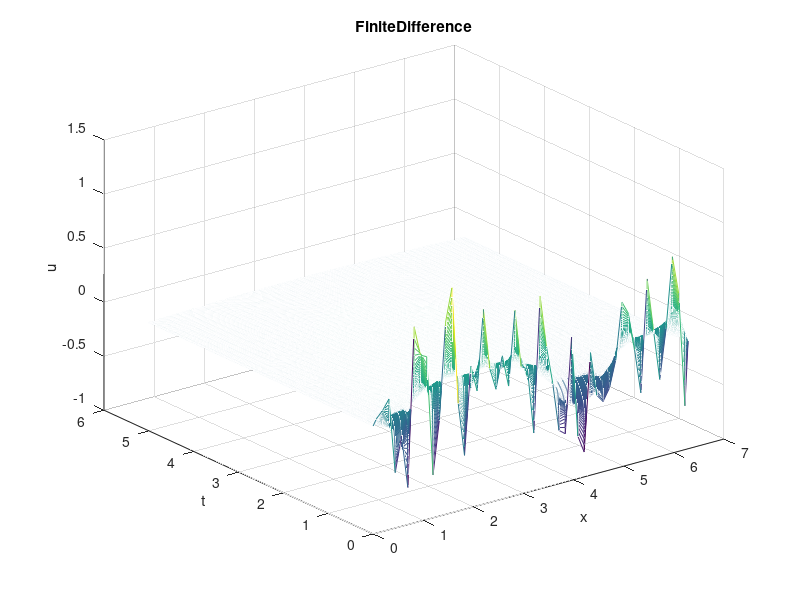

The MATLAB source for this figure: (Note: this script raises an error after producing the figure.)
%% Allen-Cahn and Heat Equations with Dirichlet (Zero) Boundary conditions.
clf;
clc;
clear all;
figures_so_far = 1;

%addpath('./mole_MATLAB/');

%% Settings %%%%
N = 50; % number of grid points

explicit = true;
allen_cahn = false;

%% Shared problem parameters

%% Heat Equation
coeff = (1/.15).^2;  %Coefficient needed for Allen-Cahn PDE.
alpha = 1.0; % thermal diffusivity.

%% X Domain
a = 0;
b = 2*pi;
dx = (b-a)/N;
dx2 = dx/2;

%% X discretization
X = [a (a+dx2):dx:(b-dx2) b]'; % solution domain is u(0) to u(N)

% Initial Condition
u0= 1.2*(rand(size(X))-1*rand(size(X)));
%% u0 = 0.15*(1*0+sin(3*2*3.14/(b-a) * X));

u0(1) = 0;
u0(end) = 0;

% Time Domain
t0 = 0;
tf = 5.0;
dt = (dx2^2)/(4*alpha); % Von Neumann Stability Criterion
T = [t0:dt:(ceil(tf/dt)*dt)];

%plot_frequency = (tf/dt)/N;
plot_frequency = 2; % for watching time evolution
plot_frequency = 1;

% Implicit "Standard" Finite Differences Approach
finiteDifference = zeros(length(T), length(X)); % to store solutions

% Time discretization
t = t0;
timesteps = 1;

% Initial Condition
u = u0(2:end-1);
unew = u0(2:end-1);
finiteDifference(1,:) = u0;

%% Finite Difference Operator Matrix
%% N
v = alpha*dt/dx^2;
a0 = v*ones(N, 1);
a1 = -2*v*ones(N, 1);
A = spdiags([a0 a1 a0], [-1 0 1], N, N);

%% Use Saulo's non-uniform spacing scheme at boundaries
%% Now we have removed the two endpoints, however we must still change the
%% coefficients near the boundaries at x=a+dx/2 (corresponds to index 1)
%% and x=b-dx/2 (corresponds to index N).
A(1, 1)     = -4*v; A(1, 2)   = (4/3)*v;
A(N, N-1) = (4/3)*v; A(N, N) = -4*v; 

if (explicit)
  FD = speye(size(A)) + A;
else
  FD = speye(size(A)) - A;
end

%% Integrate
while (t < tf)
    %% update U
    if (explicit)
      unew = FD * u;
    else
      unew = FD \ u;
    end

    if (allen_cahn)
      unew = unew - coeff*dt*(u.^3-u);
    end

    %% timestep
    timesteps = timesteps+1;
    t = timesteps*dt;

    u = unew;
    finiteDifference(timesteps,:) = [0; u; 0];
end
finiteDifference(end,:) = [0; u; 0];

figure(figures_so_far); figures_so_far = figures_so_far + 1;
mesh(X,T,finiteDifference);
title("FiniteDifference");
xlabel('x'); ylabel('t'); zlabel('u');

u_finiteDifference = u;

%% Implicit Mimetic Finite Differences Approach
mimetic = zeros(length(T), length(X));

%% Time discretization
t = t0;
timesteps = 1;

%% Initial Condition
%u = u0(2:end-1);
%unew = u0(2:end-1);
u = u0;
unew = u0;
mimetic(1,:) = u0;

%% Mimetic Operator Matrix
order = 2;

L = lap(order, N, dx);

%% Enforce Dirichlet (Zero) B.C:
%% Choice 1: Drop the first/last elements since they are 0.
%% Note: requires uncommenting some nearby lines of code since
%%  size of matrix is different.
%L = L(2:end-1, 2:end-1);

%% Choice 2: Use robinBC operator to enforce the B.C, where B.Cs
%%  are 1*u + 0*du' = g.
%% R = robinBC(order, N, dx, 1, 0);

%% Choice 3: Do nothing, which works because g in the above is 0.

if (explicit)
  MFD = speye(size(L)) + alpha*dt*(L);
else
  MFD = speye(size(L)) - alpha*dt*(L);
end

%% Integrate
while (t < tf)
    %% update U
    if (explicit)
      unew = MFD * u;
    else
      unew = MFD \ u;
    end

    if (allen_cahn)
      unew = unew - coeff*dt*(u.^3-u);
    end

    %% timestep
    timesteps = timesteps+1;
    t = timesteps*dt;

    u = unew;
    %mimetic(timesteps,:) = [0; u; 0];
    mimetic(timesteps,:) = u;
end
%mimetic(end,:) = [0; u; 0];
mimetic(end,:) = u;

figure(figures_so_far); figures_so_far = figures_so_far + 1;
mesh(X,T,mimetic);
title("Mimetic");
xlabel('x'); ylabel('t'); zlabel('u');

u_mimetic = u;

%% Matlab Solver
matlab = pdepe(0, @(x, t, u, DuDx) pde(x, t, u, DuDx, allen_cahn, coeff), @(x) u0(find(X==x)), @bcfun, X, T);

figure(figures_so_far); figures_so_far = figures_so_far + 1;
mesh(X,T,matlab);
title("Matlab");
xlabel('x'); ylabel('t'); zlabel('u');


%% 3D plots
figure(figures_so_far); figures_so_far = figures_so_far + 1;
mesh(X,T,abs(mimetic-finiteDifference));
title("Mimetic vs FiniteDifference");
xlabel('x'); ylabel('t'); zlabel('u');

figure(figures_so_far); figures_so_far = figures_so_far + 1;
mesh(X,T,abs(mimetic-matlab));
title("Mimetic vs Matlab");
xlabel('x'); ylabel('t'); zlabel('u');

figure(figures_so_far); figures_so_far = figures_so_far + 1;
hold on;
plot(X,u0, "c:", 'DisplayName', 'I.C');
plot(X, mimetic(end,:), "r-", 'DisplayName', 'Mimetic');
plot(X, finiteDifference(end,:), "b--", 'DisplayName', 'FiniteDifference');
plot(X, matlab(end,:), "k.", 'DisplayName', 'Matlab');
title("Final State")
xlabel('x')
ylabel('U')
xlim([a b]);
ylim([-2 2]);
legend();
hold off;

%% Function for matlab solver
function [c,f,s] = pde(x, t, u, DuDx, allen_cahn, coeff)
  c = 1;
  f = DuDx;
  if (allen_cahn)
	s = coeff*(u-u.^3);
  else
	s = 0;
  end
end

function [pl,ql,pr,qr] = bcfun(xl, ul, xr, ur, t)
  pl = ul;
  ql = 0;
  pr = ur;
  qr = 0;
end
